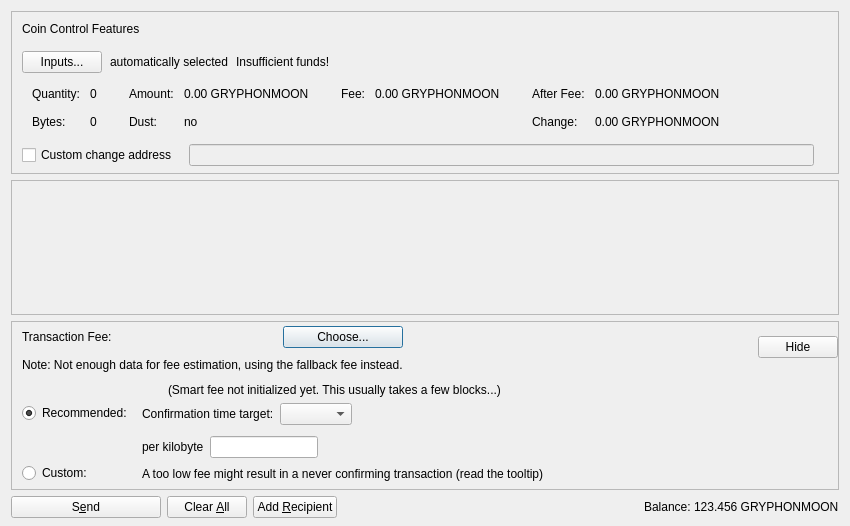
<?xml version="1.0" encoding="UTF-8"?>
<ui version="4.0">
 <class>SendCoinsDialog</class>
 <widget class="QDialog" name="SendCoinsDialog">
  <property name="geometry">
   <rect>
    <x>0</x>
    <y>0</y>
    <width>850</width>
    <height>526</height>
   </rect>
  </property>
  <property name="windowTitle">
   <string>Send Coins</string>
  </property>
  <layout class="QVBoxLayout" name="verticalLayout" stretch="0,1,0,0">
   <property name="bottomMargin">
    <number>8</number>
   </property>
   <item>
    <widget class="QFrame" name="frameCoinControl">
     <property name="sizePolicy">
      <sizepolicy hsizetype="Expanding" vsizetype="Expanding">
       <horstretch>0</horstretch>
       <verstretch>0</verstretch>
      </sizepolicy>
     </property>
     <property name="maximumSize">
      <size>
       <width>16777215</width>
       <height>16777215</height>
      </size>
     </property>
     <property name="frameShape">
      <enum>QFrame::StyledPanel</enum>
     </property>
     <property name="frameShadow">
      <enum>QFrame::Sunken</enum>
     </property>
     <layout class="QVBoxLayout" name="verticalLayoutCoinControl2">
      <property name="spacing">
       <number>0</number>
      </property>
      <property name="leftMargin">
       <number>0</number>
      </property>
      <property name="topMargin">
       <number>0</number>
      </property>
      <property name="rightMargin">
       <number>0</number>
      </property>
      <property name="bottomMargin">
       <number>6</number>
      </property>
      <item>
       <layout class="QVBoxLayout" name="verticalLayoutCoinControl" stretch="0,0,0,0,1">
        <property name="spacing">
         <number>0</number>
        </property>
        <property name="leftMargin">
         <number>10</number>
        </property>
        <property name="topMargin">
         <number>10</number>
        </property>
        <item>
         <layout class="QHBoxLayout" name="horizontalLayoutCoinControl1">
          <property name="bottomMargin">
           <number>15</number>
          </property>
          <item>
           <widget class="QLabel" name="labelCoinControlFeatures">
            <property name="sizePolicy">
             <sizepolicy hsizetype="Preferred" vsizetype="Maximum">
              <horstretch>0</horstretch>
              <verstretch>0</verstretch>
             </sizepolicy>
            </property>
            <property name="text">
             <string>Coin Control Features</string>
            </property>
           </widget>
          </item>
         </layout>
        </item>
        <item>
         <layout class="QHBoxLayout" name="horizontalLayoutCoinControl2" stretch="0,0,0,0">
          <property name="spacing">
           <number>8</number>
          </property>
          <property name="bottomMargin">
           <number>10</number>
          </property>
          <item>
           <widget class="QPushButton" name="pushButtonCoinControl">
            <property name="styleSheet">
             <string notr="true"/>
            </property>
            <property name="text">
             <string>Inputs...</string>
            </property>
            <property name="autoDefault">
             <bool>false</bool>
            </property>
           </widget>
          </item>
          <item>
           <widget class="QLabel" name="labelCoinControlAutomaticallySelected">
            <property name="text">
             <string>automatically selected</string>
            </property>
            <property name="margin">
             <number>5</number>
            </property>
           </widget>
          </item>
          <item>
           <widget class="QLabel" name="labelCoinControlInsuffFunds">
            <property name="text">
             <string>Insufficient funds!</string>
            </property>
            <property name="margin">
             <number>5</number>
            </property>
           </widget>
          </item>
          <item>
           <spacer name="horizontalSpacerCoinControl">
            <property name="orientation">
             <enum>Qt::Horizontal</enum>
            </property>
            <property name="sizeHint" stdset="0">
             <size>
              <width>40</width>
              <height>1</height>
             </size>
            </property>
           </spacer>
          </item>
         </layout>
        </item>
        <item>
         <widget class="QWidget" name="widgetCoinControl" native="true">
          <property name="sizePolicy">
           <sizepolicy hsizetype="Preferred" vsizetype="Preferred">
            <horstretch>0</horstretch>
            <verstretch>0</verstretch>
           </sizepolicy>
          </property>
          <property name="minimumSize">
           <size>
            <width>0</width>
            <height>0</height>
           </size>
          </property>
          <property name="styleSheet">
           <string notr="true"/>
          </property>
          <layout class="QHBoxLayout" name="horizontalLayoutCoinControl5">
           <property name="leftMargin">
            <number>0</number>
           </property>
           <property name="topMargin">
            <number>0</number>
           </property>
           <property name="rightMargin">
            <number>0</number>
           </property>
           <property name="bottomMargin">
            <number>0</number>
           </property>
           <item>
            <layout class="QHBoxLayout" name="horizontalLayoutCoinControl3" stretch="0,0,0,1">
             <property name="spacing">
              <number>20</number>
             </property>
             <property name="topMargin">
              <number>0</number>
             </property>
             <property name="bottomMargin">
              <number>10</number>
             </property>
             <item>
              <layout class="QFormLayout" name="formLayoutCoinControl1">
               <property name="horizontalSpacing">
                <number>10</number>
               </property>
               <property name="verticalSpacing">
                <number>14</number>
               </property>
               <property name="leftMargin">
                <number>10</number>
               </property>
               <property name="topMargin">
                <number>4</number>
               </property>
               <property name="rightMargin">
                <number>6</number>
               </property>
               <item row="0" column="0">
                <widget class="QLabel" name="labelCoinControlQuantityText">
                 <property name="text">
                  <string>Quantity:</string>
                 </property>
                 <property name="margin">
                  <number>0</number>
                 </property>
                </widget>
               </item>
               <item row="0" column="1">
                <widget class="QLabel" name="labelCoinControlQuantity">
                 <property name="cursor">
                  <cursorShape>IBeamCursor</cursorShape>
                 </property>
                 <property name="contextMenuPolicy">
                  <enum>Qt::ActionsContextMenu</enum>
                 </property>
                 <property name="text">
                  <string notr="true">0</string>
                 </property>
                 <property name="margin">
                  <number>0</number>
                 </property>
                 <property name="textInteractionFlags">
                  <set>Qt::LinksAccessibleByMouse|Qt::TextSelectableByKeyboard|Qt::TextSelectableByMouse</set>
                 </property>
                </widget>
               </item>
               <item row="1" column="0">
                <widget class="QLabel" name="labelCoinControlBytesText">
                 <property name="text">
                  <string>Bytes:</string>
                 </property>
                </widget>
               </item>
               <item row="1" column="1">
                <widget class="QLabel" name="labelCoinControlBytes">
                 <property name="cursor">
                  <cursorShape>IBeamCursor</cursorShape>
                 </property>
                 <property name="contextMenuPolicy">
                  <enum>Qt::ActionsContextMenu</enum>
                 </property>
                 <property name="text">
                  <string notr="true">0</string>
                 </property>
                 <property name="textInteractionFlags">
                  <set>Qt::LinksAccessibleByMouse|Qt::TextSelectableByKeyboard|Qt::TextSelectableByMouse</set>
                 </property>
                </widget>
               </item>
              </layout>
             </item>
             <item>
              <layout class="QFormLayout" name="formLayoutCoinControl2">
               <property name="horizontalSpacing">
                <number>10</number>
               </property>
               <property name="verticalSpacing">
                <number>14</number>
               </property>
               <property name="leftMargin">
                <number>6</number>
               </property>
               <property name="topMargin">
                <number>4</number>
               </property>
               <property name="rightMargin">
                <number>6</number>
               </property>
               <item row="0" column="0">
                <widget class="QLabel" name="labelCoinControlAmountText">
                 <property name="text">
                  <string>Amount:</string>
                 </property>
                 <property name="margin">
                  <number>0</number>
                 </property>
                </widget>
               </item>
               <item row="0" column="1">
                <widget class="QLabel" name="labelCoinControlAmount">
                 <property name="cursor">
                  <cursorShape>IBeamCursor</cursorShape>
                 </property>
                 <property name="contextMenuPolicy">
                  <enum>Qt::ActionsContextMenu</enum>
                 </property>
                 <property name="text">
                  <string notr="true">0.00 GRYPHONMOON</string>
                 </property>
                 <property name="textInteractionFlags">
                  <set>Qt::LinksAccessibleByMouse|Qt::TextSelectableByKeyboard|Qt::TextSelectableByMouse</set>
                 </property>
                </widget>
               </item>
               <item row="1" column="0">
                <widget class="QLabel" name="labelCoinControlLowOutputText">
                 <property name="text">
                  <string>Dust:</string>
                 </property>
                </widget>
               </item>
               <item row="1" column="1">
                <widget class="QLabel" name="labelCoinControlLowOutput">
                 <property name="cursor">
                  <cursorShape>IBeamCursor</cursorShape>
                 </property>
                 <property name="contextMenuPolicy">
                  <enum>Qt::ActionsContextMenu</enum>
                 </property>
                 <property name="text">
                  <string notr="true">no</string>
                 </property>
                 <property name="textInteractionFlags">
                  <set>Qt::LinksAccessibleByMouse|Qt::TextSelectableByKeyboard|Qt::TextSelectableByMouse</set>
                 </property>
                </widget>
               </item>
              </layout>
             </item>
             <item>
              <layout class="QFormLayout" name="formLayoutCoinControl3">
               <property name="horizontalSpacing">
                <number>10</number>
               </property>
               <property name="verticalSpacing">
                <number>14</number>
               </property>
               <property name="leftMargin">
                <number>6</number>
               </property>
               <property name="topMargin">
                <number>4</number>
               </property>
               <property name="rightMargin">
                <number>6</number>
               </property>
               <item row="0" column="0">
                <widget class="QLabel" name="labelCoinControlFeeText">
                 <property name="text">
                  <string>Fee:</string>
                 </property>
                 <property name="margin">
                  <number>0</number>
                 </property>
                </widget>
               </item>
               <item row="0" column="1">
                <widget class="QLabel" name="labelCoinControlFee">
                 <property name="cursor">
                  <cursorShape>IBeamCursor</cursorShape>
                 </property>
                 <property name="contextMenuPolicy">
                  <enum>Qt::ActionsContextMenu</enum>
                 </property>
                 <property name="text">
                  <string notr="true">0.00 GRYPHONMOON</string>
                 </property>
                 <property name="textInteractionFlags">
                  <set>Qt::LinksAccessibleByMouse|Qt::TextSelectableByKeyboard|Qt::TextSelectableByMouse</set>
                 </property>
                </widget>
               </item>
              </layout>
             </item>
             <item>
              <layout class="QFormLayout" name="formLayoutCoinControl4">
               <property name="horizontalSpacing">
                <number>10</number>
               </property>
               <property name="verticalSpacing">
                <number>14</number>
               </property>
               <property name="leftMargin">
                <number>6</number>
               </property>
               <property name="topMargin">
                <number>4</number>
               </property>
               <property name="rightMargin">
                <number>6</number>
               </property>
               <item row="0" column="0">
                <widget class="QLabel" name="labelCoinControlAfterFeeText">
                 <property name="text">
                  <string>After Fee:</string>
                 </property>
                 <property name="margin">
                  <number>0</number>
                 </property>
                </widget>
               </item>
               <item row="0" column="1">
                <widget class="QLabel" name="labelCoinControlAfterFee">
                 <property name="cursor">
                  <cursorShape>IBeamCursor</cursorShape>
                 </property>
                 <property name="contextMenuPolicy">
                  <enum>Qt::ActionsContextMenu</enum>
                 </property>
                 <property name="text">
                  <string notr="true">0.00 GRYPHONMOON</string>
                 </property>
                 <property name="textInteractionFlags">
                  <set>Qt::LinksAccessibleByMouse|Qt::TextSelectableByKeyboard|Qt::TextSelectableByMouse</set>
                 </property>
                </widget>
               </item>
               <item row="1" column="0">
                <widget class="QLabel" name="labelCoinControlChangeText">
                 <property name="text">
                  <string>Change:</string>
                 </property>
                </widget>
               </item>
               <item row="1" column="1">
                <widget class="QLabel" name="labelCoinControlChange">
                 <property name="cursor">
                  <cursorShape>IBeamCursor</cursorShape>
                 </property>
                 <property name="contextMenuPolicy">
                  <enum>Qt::ActionsContextMenu</enum>
                 </property>
                 <property name="text">
                  <string notr="true">0.00 GRYPHONMOON</string>
                 </property>
                 <property name="textInteractionFlags">
                  <set>Qt::LinksAccessibleByMouse|Qt::TextSelectableByKeyboard|Qt::TextSelectableByMouse</set>
                 </property>
                </widget>
               </item>
              </layout>
             </item>
            </layout>
           </item>
          </layout>
         </widget>
        </item>
        <item>
         <layout class="QHBoxLayout" name="horizontalLayoutCoinControl4" stretch="0,0,0">
          <property name="spacing">
           <number>12</number>
          </property>
          <property name="sizeConstraint">
           <enum>QLayout::SetDefaultConstraint</enum>
          </property>
          <property name="topMargin">
           <number>5</number>
          </property>
          <property name="rightMargin">
           <number>5</number>
          </property>
          <item>
           <widget class="QCheckBox" name="checkBoxCoinControlChange">
            <property name="toolTip">
             <string>If this is activated, but the change address is empty or invalid, change will be sent to a newly generated address.</string>
            </property>
            <property name="text">
             <string>Custom change address</string>
            </property>
           </widget>
          </item>
          <item>
           <widget class="QValidatedLineEdit" name="lineEditCoinControlChange">
            <property name="enabled">
             <bool>false</bool>
            </property>
            <property name="sizePolicy">
             <sizepolicy hsizetype="Expanding" vsizetype="Fixed">
              <horstretch>0</horstretch>
              <verstretch>0</verstretch>
             </sizepolicy>
            </property>
           </widget>
          </item>
          <item>
           <widget class="QLabel" name="labelCoinControlChangeLabel">
            <property name="sizePolicy">
             <sizepolicy hsizetype="Preferred" vsizetype="Expanding">
              <horstretch>0</horstretch>
              <verstretch>0</verstretch>
             </sizepolicy>
            </property>
            <property name="minimumSize">
             <size>
              <width>0</width>
              <height>0</height>
             </size>
            </property>
            <property name="text">
             <string/>
            </property>
            <property name="margin">
             <number>3</number>
            </property>
           </widget>
          </item>
         </layout>
        </item>
        <item>
         <spacer name="verticalSpacerCoinControl">
          <property name="orientation">
           <enum>Qt::Vertical</enum>
          </property>
          <property name="sizeHint" stdset="0">
           <size>
            <width>800</width>
            <height>1</height>
           </size>
          </property>
         </spacer>
        </item>
       </layout>
      </item>
     </layout>
    </widget>
   </item>
   <item>
    <widget class="QScrollArea" name="scrollArea">
     <property name="widgetResizable">
      <bool>true</bool>
     </property>
     <widget class="QWidget" name="scrollAreaWidgetContents">
      <property name="geometry">
       <rect>
        <x>0</x>
        <y>0</y>
        <width>830</width>
        <height>104</height>
       </rect>
      </property>
      <layout class="QVBoxLayout" name="verticalLayout_2" stretch="0,1">
       <property name="leftMargin">
        <number>0</number>
       </property>
       <property name="topMargin">
        <number>0</number>
       </property>
       <property name="rightMargin">
        <number>0</number>
       </property>
       <property name="bottomMargin">
        <number>0</number>
       </property>
       <item>
        <layout class="QVBoxLayout" name="entries">
         <property name="spacing">
          <number>6</number>
         </property>
        </layout>
       </item>
       <item>
        <spacer name="verticalSpacer">
         <property name="orientation">
          <enum>Qt::Vertical</enum>
         </property>
         <property name="sizeHint" stdset="0">
          <size>
           <width>20</width>
           <height>40</height>
          </size>
         </property>
        </spacer>
       </item>
      </layout>
     </widget>
    </widget>
   </item>
   <item>
    <widget class="QFrame" name="frameFee">
     <property name="sizePolicy">
      <sizepolicy hsizetype="Expanding" vsizetype="Expanding">
       <horstretch>0</horstretch>
       <verstretch>0</verstretch>
      </sizepolicy>
     </property>
     <property name="maximumSize">
      <size>
       <width>16777215</width>
       <height>16777215</height>
      </size>
     </property>
     <property name="frameShape">
      <enum>QFrame::StyledPanel</enum>
     </property>
     <property name="frameShadow">
      <enum>QFrame::Sunken</enum>
     </property>
     <layout class="QVBoxLayout" name="verticalLayoutFee1">
      <property name="spacing">
       <number>0</number>
      </property>
      <property name="leftMargin">
       <number>0</number>
      </property>
      <property name="topMargin">
       <number>0</number>
      </property>
      <property name="rightMargin">
       <number>0</number>
      </property>
      <property name="bottomMargin">
       <number>0</number>
      </property>
      <item>
       <layout class="QVBoxLayout" name="verticalLayoutFee2" stretch="0,0,0">
        <property name="spacing">
         <number>0</number>
        </property>
        <property name="leftMargin">
         <number>10</number>
        </property>
        <property name="topMargin">
         <number>0</number>
        </property>
        <item>
         <layout class="QHBoxLayout" name="horizontalLayoutFee1">
          <property name="bottomMargin">
           <number>0</number>
          </property>
          <item>
           <layout class="QVBoxLayout" name="verticalLayoutFee7">
            <property name="spacing">
             <number>0</number>
            </property>
            <item>
             <spacer name="verticalSpacerSmartFee">
              <property name="orientation">
               <enum>Qt::Vertical</enum>
              </property>
              <property name="sizeType">
               <enum>QSizePolicy::Fixed</enum>
              </property>
              <property name="sizeHint" stdset="0">
               <size>
                <width>1</width>
                <height>4</height>
               </size>
              </property>
             </spacer>
            </item>
            <item>
             <layout class="QHBoxLayout" name="horizontalLayoutSmartFee">
              <property name="spacing">
               <number>10</number>
              </property>
              <item>
               <widget class="QLabel" name="labelFeeHeadline">
                <property name="sizePolicy">
                 <sizepolicy hsizetype="Preferred" vsizetype="Maximum">
                  <horstretch>0</horstretch>
                  <verstretch>0</verstretch>
                 </sizepolicy>
                </property>
                <property name="text">
                 <string>Transaction Fee:</string>
                </property>
               </widget>
              </item>
              <item>
               <widget class="QLabel" name="labelFeeMinimized">
                <property name="text">
                 <string/>
                </property>
               </widget>
              </item>
              <item>
               <widget class="QPushButton" name="buttonChooseFee">
                <property name="text">
                 <string>Choose...</string>
                </property>
               </widget>
              </item>
             </layout>
            </item>
            <item>
             <spacer name="verticalSpacer_7">
              <property name="orientation">
               <enum>Qt::Vertical</enum>
              </property>
              <property name="sizeHint" stdset="0">
               <size>
                <width>1</width>
                <height>10</height>
               </size>
              </property>
             </spacer>
            </item>
            <item>
             <widget class="QLabel" name="fallbackFeeWarningLabel">
              <property name="toolTip">
               <string>Using the fallbackfee can result in sending a transaction that will take several hours or days (or never) to confirm. Consider choosing your fee manually or wait until you have validated the complete chain.</string>
              </property>
              <property name="text">
               <string>Note: Not enough data for fee estimation, using the fallback fee instead.</string>
              </property>
              <property name="wordWrap">
               <bool>false</bool>
              </property>
             </widget>
            </item>
            <item>
             <spacer name="verticalSpacer_5">
              <property name="orientation">
               <enum>Qt::Vertical</enum>
              </property>
              <property name="sizeHint" stdset="0">
               <size>
                <width>1</width>
                <height>1</height>
               </size>
              </property>
             </spacer>
            </item>
           </layout>
          </item>
          <item>
           <spacer name="horizontalSpacer_4">
            <property name="orientation">
             <enum>Qt::Horizontal</enum>
            </property>
            <property name="sizeHint" stdset="0">
             <size>
              <width>1</width>
              <height>1</height>
             </size>
            </property>
           </spacer>
          </item>
          <item>
           <widget class="QPushButton" name="buttonMinimizeFee">
            <property name="toolTip">
             <string>Hide transaction fee settings</string>
            </property>
            <property name="text">
             <string>Hide</string>
            </property>
           </widget>
          </item>
         </layout>
        </item>
        <item>
         <widget class="QFrame" name="frameFeeSelection">
          <layout class="QVBoxLayout" name="verticalLayoutFee12">
           <property name="spacing">
            <number>0</number>
           </property>
           <property name="leftMargin">
            <number>0</number>
           </property>
           <property name="topMargin">
            <number>0</number>
           </property>
           <property name="rightMargin">
            <number>0</number>
           </property>
           <property name="bottomMargin">
            <number>0</number>
           </property>
           <item>
            <layout class="QGridLayout" name="gridLayoutFee">
             <property name="topMargin">
              <number>10</number>
             </property>
             <property name="bottomMargin">
              <number>4</number>
             </property>
             <property name="horizontalSpacing">
              <number>10</number>
             </property>
             <property name="verticalSpacing">
              <number>4</number>
             </property>
             <item row="1" column="1">
              <layout class="QVBoxLayout" name="verticalLayoutFee8">
               <property name="spacing">
                <number>6</number>
               </property>
               <property name="topMargin">
                <number>3</number>
               </property>
               <item>
                <layout class="QHBoxLayout" name="horizontalLayoutFee13" stretch="0,0,1">
                 <item>
                  <widget class="QLabel" name="labelCustomPerKilobyte">
                   <property name="toolTip">
                    <string>If the custom fee is set to 1000 muffs and the transaction is only 250 bytes, then &quot;per kilobyte&quot; only pays 250 muffs in fee,&lt;br /&gt;while &quot;at least&quot; pays 1000 muffs. For transactions bigger than a kilobyte both pay by kilobyte.</string>
                   </property>
                   <property name="text">
                    <string>per kilobyte</string>
                   </property>
                  </widget>
                 </item>
                 <item>
                  <widget class="BitcoinAmountField" name="customFee"/>
                 </item>
                 <item>
                  <spacer name="horizontalSpacer_6">
                   <property name="orientation">
                    <enum>Qt::Horizontal</enum>
                   </property>
                   <property name="sizeHint" stdset="0">
                    <size>
                     <width>1</width>
                     <height>1</height>
                    </size>
                   </property>
                  </spacer>
                 </item>
                </layout>
               </item>
               <item>
                <layout class="QHBoxLayout" name="horizontalLayoutFee8">
                 <item>
                  <widget class="QLabel" name="labelCustomFeeWarning">
                   <property name="enabled">
                    <bool>true</bool>
                   </property>
                   <property name="toolTip">
                    <string>When there is less transaction volume than space in the blocks, miners as well as relaying nodes may enforce a minimum fee. Paying only this minimum fee is just fine, but be aware that this can result in a never confirming transaction once there is more demand for gryphonmoon transactions than the network can process.</string>
                   </property>
                   <property name="text">
                    <string>A too low fee might result in a never confirming transaction (read the tooltip)</string>
                   </property>
                  </widget>
                 </item>
                 <item>
                  <spacer name="horizontalSpacer_2">
                   <property name="orientation">
                    <enum>Qt::Horizontal</enum>
                   </property>
                   <property name="sizeHint" stdset="0">
                    <size>
                     <width>1</width>
                     <height>1</height>
                    </size>
                   </property>
                  </spacer>
                 </item>
                </layout>
               </item>
              </layout>
             </item>
             <item row="0" column="0">
              <layout class="QVBoxLayout" name="verticalLayoutFee4" stretch="0,1">
               <property name="topMargin">
                <number>20</number>
               </property>
               <property name="bottomMargin">
                <number>3</number>
               </property>
               <item>
                <widget class="QRadioButton" name="radioSmartFee">
                 <property name="text">
                  <string>Recommended:</string>
                 </property>
                 <property name="checked">
                  <bool>true</bool>
                 </property>
                 <attribute name="buttonGroup">
                  <string notr="true">groupFee</string>
                 </attribute>
                </widget>
               </item>
               <item>
                <spacer name="verticalSpacer_2">
                 <property name="orientation">
                  <enum>Qt::Vertical</enum>
                 </property>
                 <property name="sizeHint" stdset="0">
                  <size>
                   <width>1</width>
                   <height>1</height>
                  </size>
                 </property>
                </spacer>
               </item>
              </layout>
             </item>
             <item row="1" column="0">
              <layout class="QVBoxLayout" name="verticalLayoutFee9" stretch="0,1">
               <property name="topMargin">
                <number>30</number>
               </property>
               <item>
                <widget class="QRadioButton" name="radioCustomFee">
                 <property name="text">
                  <string>Custom:</string>
                 </property>
                 <attribute name="buttonGroup">
                  <string notr="true">groupFee</string>
                 </attribute>
                </widget>
               </item>
               <item>
                <spacer name="verticalSpacer_6">
                 <property name="orientation">
                  <enum>Qt::Vertical</enum>
                 </property>
                 <property name="sizeHint" stdset="0">
                  <size>
                   <width>1</width>
                   <height>1</height>
                  </size>
                 </property>
                </spacer>
               </item>
              </layout>
             </item>
             <item row="0" column="1">
              <layout class="QVBoxLayout" name="verticalLayoutFee3" stretch="0,0,1">
               <property name="spacing">
                <number>6</number>
               </property>
               <property name="topMargin">
                <number>0</number>
               </property>
               <property name="bottomMargin">
                <number>3</number>
               </property>
               <item>
                <layout class="QHBoxLayout" name="horizontalLayoutFee12">
                 <item>
                  <widget class="QLabel" name="labelSmartFee">
                   <property name="text">
                    <string/>
                   </property>
                  </widget>
                 </item>
                 <item>
                  <widget class="QLabel" name="labelFeeEstimation">
                   <property name="text">
                    <string/>
                   </property>
                  </widget>
                 </item>
                 <item>
                  <widget class="QLabel" name="labelSmartFee2">
                   <property name="text">
                    <string>(Smart fee not initialized yet. This usually takes a few blocks...)</string>
                   </property>
                  </widget>
                 </item>
                 <item>
                  <spacer name="horizontalSpacer_5">
                   <property name="orientation">
                    <enum>Qt::Horizontal</enum>
                   </property>
                   <property name="sizeHint" stdset="0">
                    <size>
                     <width>1</width>
                     <height>1</height>
                    </size>
                   </property>
                  </spacer>
                 </item>
                </layout>
               </item>
               <item>
                <layout class="QHBoxLayout" name="horizontalLayoutFee9">
                 <item>
                  <layout class="QVBoxLayout" name="verticalLayoutFee6">
                   <item>
                    <widget class="QLabel" name="labelSmartFee3">
                     <property name="text">
                      <string>Confirmation time target:</string>
                     </property>
                    </widget>
                   </item>
                  </layout>
                 </item>
                 <item>
                  <layout class="QVBoxLayout" name="verticalLayoutFee5">
                   <property name="rightMargin">
                    <number>30</number>
                   </property>
                   <item>
                    <layout class="QHBoxLayout" name="horizontalLayoutConfTarget">
                     <property name="bottomMargin">
                      <number>0</number>
                     </property>
                     <item>
                      <widget class="QComboBox" name="confTargetSelector"/>
                     </item>
                     <item>
                      <spacer name="horizontalSpacerConfTarget">
                       <property name="orientation">
                        <enum>Qt::Horizontal</enum>
                       </property>
                       <property name="sizeHint" stdset="0">
                        <size>
                         <width>40</width>
                         <height>20</height>
                        </size>
                       </property>
                      </spacer>
                     </item>
                    </layout>
                   </item>
                  </layout>
                 </item>
                </layout>
               </item>
               <item>
                <spacer name="verticalSpacer_4">
                 <property name="orientation">
                  <enum>Qt::Vertical</enum>
                 </property>
                 <property name="sizeHint" stdset="0">
                  <size>
                   <width>1</width>
                   <height>1</height>
                  </size>
                 </property>
                </spacer>
               </item>
              </layout>
             </item>
            </layout>
           </item>
          </layout>
         </widget>
        </item>
        <item>
         <spacer name="verticalSpacerFee">
          <property name="orientation">
           <enum>Qt::Vertical</enum>
          </property>
          <property name="sizeHint" stdset="0">
           <size>
            <width>800</width>
            <height>1</height>
           </size>
          </property>
         </spacer>
        </item>
       </layout>
      </item>
     </layout>
    </widget>
   </item>
   <item>
    <layout class="QHBoxLayout" name="horizontalLayout">
     <item>
      <widget class="QPushButton" name="sendButton">
       <property name="minimumSize">
        <size>
         <width>150</width>
         <height>0</height>
        </size>
       </property>
       <property name="toolTip">
        <string>Confirm the send action</string>
       </property>
       <property name="text">
        <string>S&amp;end</string>
       </property>
       <property name="autoDefault">
        <bool>false</bool>
       </property>
       <property name="default">
        <bool>false</bool>
       </property>
      </widget>
     </item>
     <item>
      <widget class="QPushButton" name="clearButton">
       <property name="sizePolicy">
        <sizepolicy hsizetype="Minimum" vsizetype="Fixed">
         <horstretch>0</horstretch>
         <verstretch>0</verstretch>
        </sizepolicy>
       </property>
       <property name="toolTip">
        <string>Clear all fields of the form.</string>
       </property>
       <property name="text">
        <string>Clear &amp;All</string>
       </property>
       <property name="autoDefault">
        <bool>false</bool>
       </property>
      </widget>
     </item>
     <item>
      <widget class="QPushButton" name="addButton">
       <property name="toolTip">
        <string>Send to multiple recipients at once</string>
       </property>
       <property name="text">
        <string>Add &amp;Recipient</string>
       </property>
       <property name="autoDefault">
        <bool>false</bool>
       </property>
      </widget>
     </item>
     <item>
      <spacer name="horizontalSpacer">
       <property name="orientation">
        <enum>Qt::Horizontal</enum>
       </property>
       <property name="sizeHint" stdset="0">
        <size>
         <width>40</width>
         <height>20</height>
        </size>
       </property>
      </spacer>
     </item>
     <item>
      <layout class="QHBoxLayout" name="horizontalLayout_2">
       <property name="spacing">
        <number>3</number>
       </property>
       <item>
        <widget class="QLabel" name="labelBalanceName">
         <property name="text">
          <string>Balance:</string>
         </property>
        </widget>
       </item>
       <item>
        <widget class="QLabel" name="labelBalance">
         <property name="sizePolicy">
          <sizepolicy hsizetype="Preferred" vsizetype="Preferred">
           <horstretch>0</horstretch>
           <verstretch>0</verstretch>
          </sizepolicy>
         </property>
         <property name="cursor">
          <cursorShape>IBeamCursor</cursorShape>
         </property>
         <property name="text">
          <string notr="true">123.456 GRYPHONMOON</string>
         </property>
         <property name="textInteractionFlags">
          <set>Qt::LinksAccessibleByMouse|Qt::TextSelectableByKeyboard|Qt::TextSelectableByMouse</set>
         </property>
        </widget>
       </item>
      </layout>
     </item>
    </layout>
   </item>
  </layout>
 </widget>
 <customwidgets>
  <customwidget>
   <class>QValidatedLineEdit</class>
   <extends>QLineEdit</extends>
   <header>qt/qvalidatedlineedit.h</header>
  </customwidget>
  <customwidget>
   <class>BitcoinAmountField</class>
   <extends>QLineEdit</extends>
   <header>qt/bitcoinamountfield.h</header>
   <container>1</container>
  </customwidget>
 </customwidgets>
 <resources>
  <include location="../gryphonmoon.qrc"/>
 </resources>
 <connections/>
 <buttongroups>
  <buttongroup name="groupFee"/>
 </buttongroups>
</ui>
